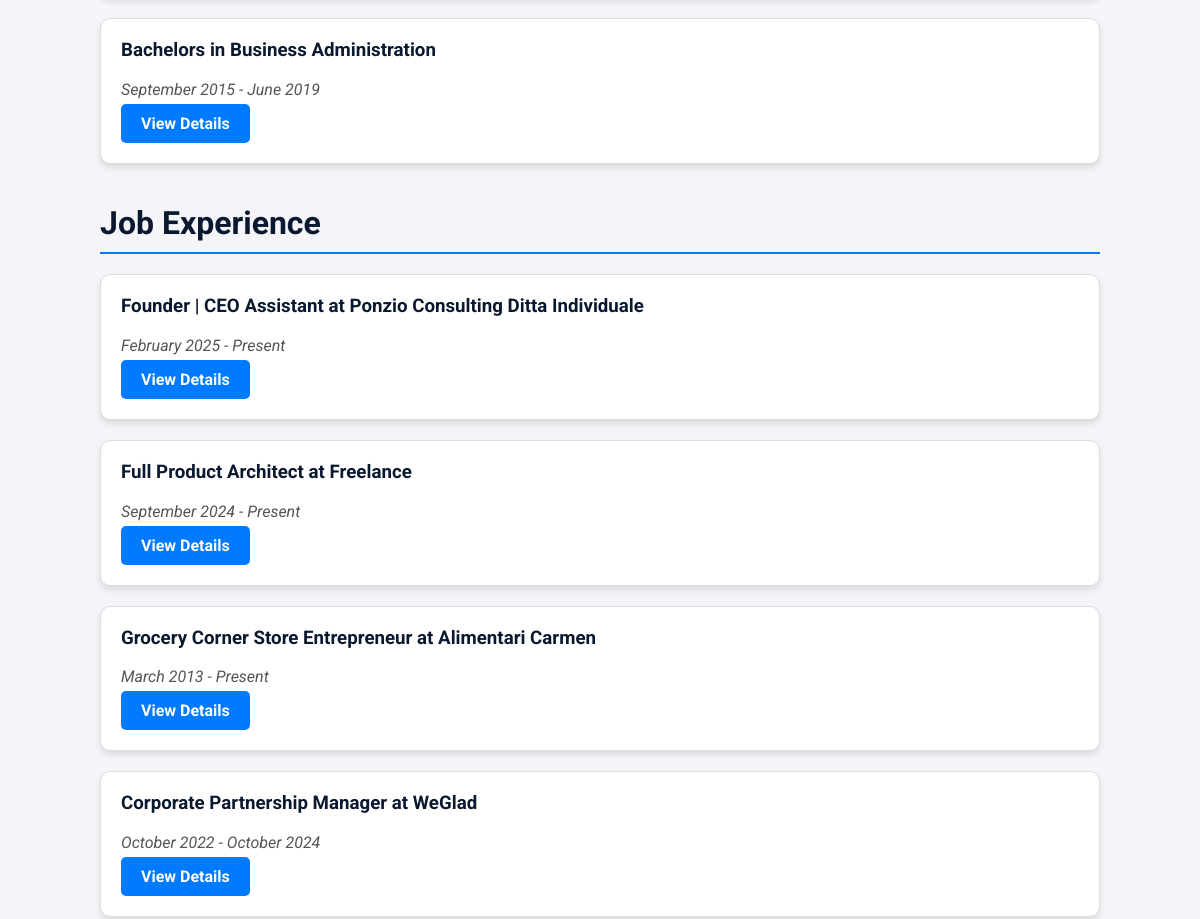
Page /en/education/ (middle part) on the earlier database version.
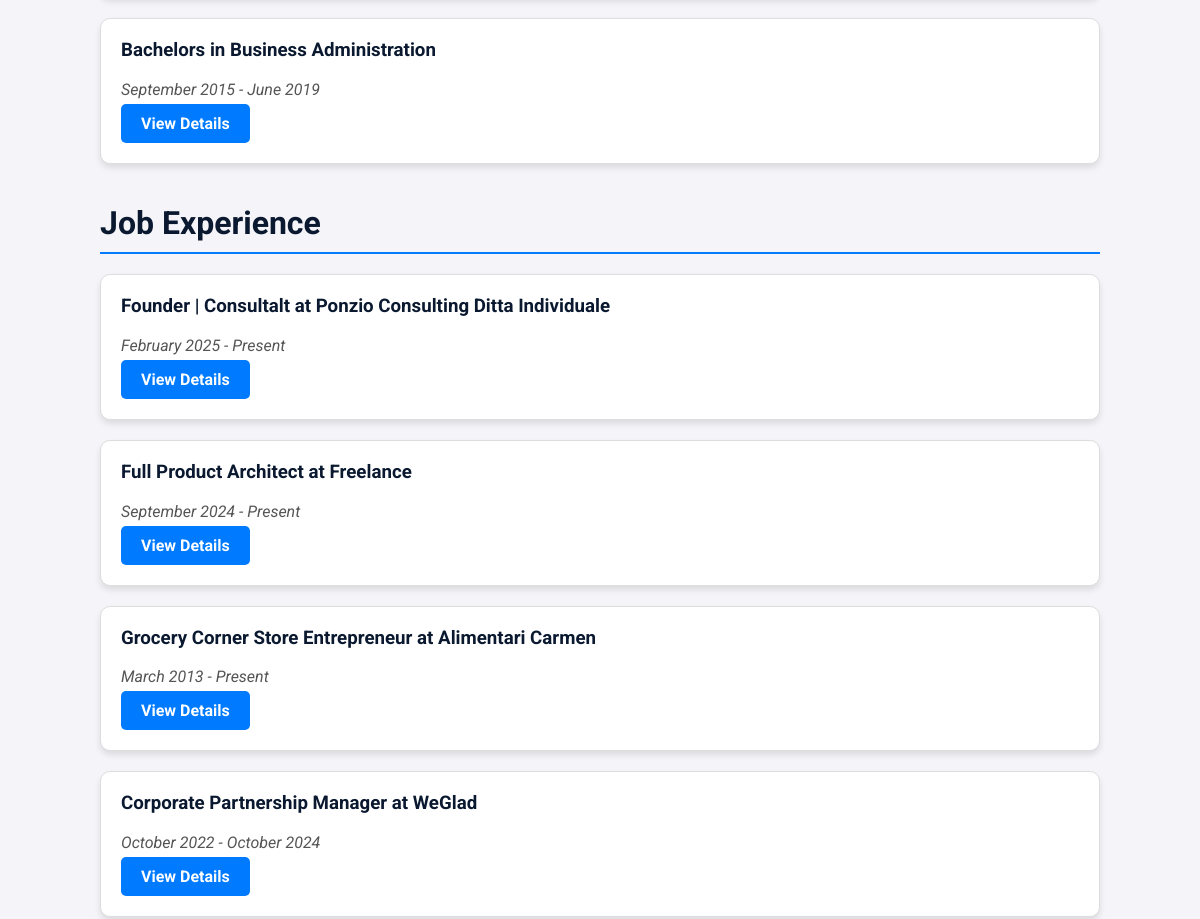
Same page on the later database version.
### portfolio/models.py (models this page shows, shortened)
class JobExperience(models.Model):
    title_en = models.CharField(
        max_length=255,
        help_text=_("Job title in English (e.g., Software Developer)"),
        verbose_name=_("Title (EN)")
    )
    title_it = models.CharField(
        max_length=255,
        help_text=_("Job title in Italian (e.g., Sviluppatore Software)"),
        verbose_name=_("Title (IT)")
    )
    company = models.CharField(
        max_length=255,
        help_text=_("Company name"),
        verbose_name=_("Company")
    )
    start_date = models.DateField(
        help_text=_("Start date of the job"),
        verbose_name=_("Start Date")
    )
    end_date = models.DateField(
        null=True,
        blank=True,
        help_text=_("End date of the job (if applicable)"),
        verbose_name=_("End Date")
    )
    description_en = models.TextField(
        blank=True,
        help_text=_("Description of responsibilities or achievements in English"),
        verbose_name=_("Description (EN)")
    )
    description_it = models.TextField(
        blank=True,
        help_text=_("Description of responsibilities or achievements in Italian"),
        verbose_name=_("Description (IT)")
    )
    skills = models.ManyToManyField(
        'Skill',
        related_name="job_experiences",
        blank=True,
        help_text=_("Skills related to this job experience"),
        verbose_name=_("Skills")
    )
    class Meta:
        verbose_name = _("Job Experience")
        verbose_name_plural = _("Job Experiences")

### portfolio/views.py (the view)
# urls.py: path('education/', views.education, name='education'),
def education(request):
    user_language = get_language()  # Get the current language, e.g., 'en' or 'it'
    skills = Skill.objects.all()
    skill_ids = request.GET.getlist('skill')
    selected_skills = Skill.objects.filter(id__in=skill_ids) if skill_ids else []
    if skill_ids:
        certificates = Certificate.objects.filter(skills__id__in=skill_ids).distinct()
        present_education_history = Education.objects.filter(skills__id__in=skill_ids, end_date__isnull=True).distinct()
        past_education_history = Education.objects.filter(skills__id__in=skill_ids, end_date__isnull=False).order_by('-end_date').distinct()
        education_history = list(present_education_history) + list(past_education_history)
        present_job_experiences = JobExperience.objects.filter(skills__id__in=skill_ids, end_date__isnull=True).order_by('-start_date').distinct()
        past_job_experiences = JobExperience.objects.filter(skills__id__in=skill_ids, end_date__isnull=False).order_by('-start_date').distinct()
        job_experiences = list(present_job_experiences) + list(past_job_experiences)
    else:
        certificates = Certificate.objects.all()
        present_education_history = Education.objects.filter(end_date__isnull=True)
        past_education_history = Education.objects.filter(end_date__isnull=False).order_by('-end_date')
        education_history = list(present_education_history) + list(past_education_history)
        present_job_experiences = JobExperience.objects.filter(end_date__isnull=True).order_by('-start_date')
        past_job_experiences = JobExperience.objects.filter(end_date__isnull=False).order_by('-start_date')
        job_experiences = list(present_job_experiences) + list(past_job_experiences)
    for education in education_history:
        if user_language == 'it':
            education.display_degree = education.degree
            education.display_field_of_study = education.field_of_study_it
        else:
            education.display_degree = education.degree
            education.display_field_of_study = education.field_of_study_en
    for job in job_experiences:
        if user_language == 'it':
            job.display_title = job.title_it
            job.display_company = job.company
        else:
            job.display_title = job.title_en
            job.display_company = job.company
    for skill in skills:
        if user_language == 'it':
            skill.display_name = skill.name_it
        else:
            skill.display_name = skill.name_en
    for certificate in certificates:
        if user_language == 'it':
            certificate.display_title = certificate.title_it
            certificate.display_description = certificate.description_it
        else:
            certificate.display_title = certificate.title_en
            certificate.display_description = certificate.description_en
    context = {
        'skills': skills,
        'selected_skills': selected_skills,
        'certificates': certificates,
        'education_history': education_history,
        'job_experiences': job_experiences,
    }
    return render(request, 'portfolio/education.html', context)

### portfolio/templates/portfolio/education.html (shortened to what this page needs)
{% extends 'portfolio/base.html' %}
{% load static %}
{% load i18n %}
{% block styles %}
    <link rel="stylesheet" href="{% static 'portfolio/css/education.css' %}">
{% endblock %}
{% block content %}
<article class="education-page">
    <section class="education-section" aria-labelledby="education-heading">
        {% if education_history %}
        <ul class="education-list">
            {% for education in education_history %}
            <li class="education-item">
                <h3>{{ education.get_degree_display }} {% trans "in" %} {{ education.display_field_of_study }}</h3>
                <p class="time-period">
                    <time datetime="{{ education.start_date|date:'Y-m' }}">{{ education.start_date|date:"F Y" }}</time> -
                    <time datetime="{{ education.end_date|date:'Y-m' }}">{{ education.end_date|date:"F Y" }}</time>
                </p>
                <a href="{% url 'portfolio:education_detail' education.id %}" class="btn-detail">{% trans "View Details" %}</a>
            </li>
            {% endfor %}
        </ul>
        {% else %}
        <p>{% trans "No educational background available." %}</p>
        {% endif %}
    </section>
    <section class="experience-section" aria-labelledby="experience-heading">
        <h2 id="experience-heading" class="section-heading">{% trans "Job Experience" %}</h2>
        {% if job_experiences %}
        <ul class="experience-list">
            {% for job in job_experiences %}
            <li class="experience-item">
                <h3>{{ job.display_title }} {% trans "at" %} {{ job.display_company }}</h3>
                <p class="time-period">
                    <time datetime="{{ job.start_date|date:'Y-m-d' }}">{{ job.start_date|date:"F Y" }}</time> -
                    {% if job.end_date %}
                    <time datetime="{{ job.end_date|date:'Y-m-d' }}">{{ job.end_date|date:"F Y" }}</time>
                    {% else %}
                    {% trans "Present" %}
                    {% endif %}
                </p>
                <a href="{% url 'portfolio:job_experience_detail' job.id %}" class="btn-detail">{% trans "View Details" %}</a>
            </li>
            {% endfor %}
        </ul>
        {% else %}
        <p>{% trans "No job experiences found." %}</p>
        {% endif %}
    </section>
</article>
{% endblock %}

Differences in the rows shown:
changed JobExperience "Ponzio Consulting Ditta Individuale": display_title "Founder | CEO Assistant" → "Founder | Consultalt"
